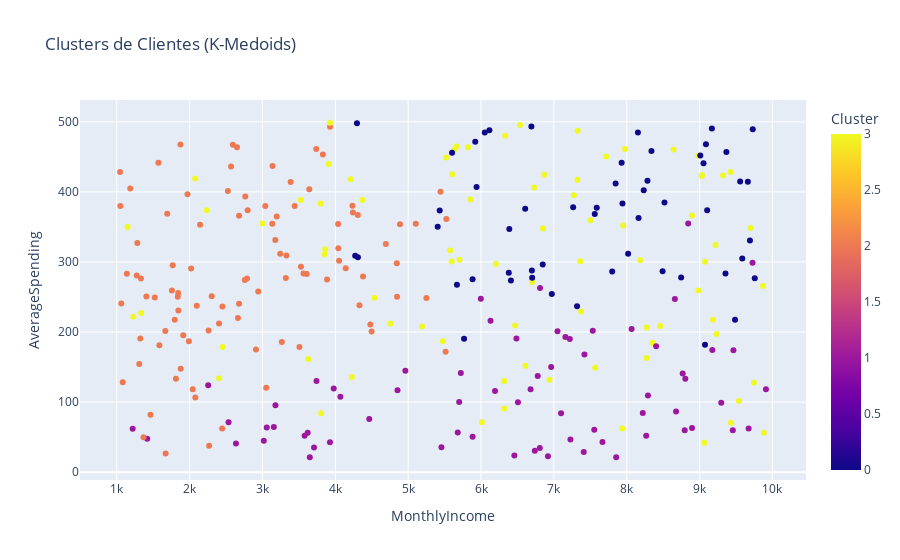

Here is the notebook cell this chart was saved with:
### Markdown cell above
## Clasificación de cultivos (KNN)

El modelo de clasificación basado en K-Nearest Neighbors (KNN) ha obtenido un excelente desempeño, alcanzando una precisión del 97% en el conjunto de prueba.

# Puntos clave de los resultados:

Precisión para Maize: 97% (la clase con más datos fue clasificada correctamente).
Recall para Wheat: 67% (se podría mejorar ajustando hiperparámetros).
F1-Score general: Alta efectividad, lo que refleja un balance entre precisión y recall.

# Interpretación:

La alta precisión sugiere que las características del suelo son efectivas para predecir el cultivo.
Las clases desbalanceadas, como "Rice", impactan ligeramente los resultados.

### Code cell
# Importar bibliotecas necesarias
from sklearn.preprocessing import StandardScaler
from sklearn_extra.cluster import KMedoids
from sklearn.metrics import silhouette_score
import plotly.express as px
import pandas as pd
import matplotlib.pyplot as plt
import seaborn as sns

# Cargar el dataset
customer_data = pd.read_csv('customer_data.csv')

# Exploración de datos
print(customer_data.describe())
sns.pairplot(customer_data)
plt.show()

# Preparación de datos
scaler = StandardScaler()
customer_data_scaled = scaler.fit_transform(customer_data)

# Determinación del número óptimo de clusters (Elbow method adaptado para K-Medoids)
inertia = []
for k in range(1, 10):
    kmedoids = KMedoids(n_clusters=k, random_state=42, method="pam")
    kmedoids.fit(customer_data_scaled)
    inertia.append(kmedoids.inertia_)

plt.plot(range(1, 10), inertia, marker='o')
plt.xlabel('Número de Clusters')
plt.ylabel('Inercia')
plt.title('Método del codo (K-Medoids)')
plt.show()

# Clustering con K-Medoids
kmedoids = KMedoids(n_clusters=4, random_state=42, method="pam")
customer_data['Cluster'] = kmedoids.fit_predict(customer_data_scaled)

# Visualización 2D
fig = px.scatter(customer_data, x='MonthlyIncome', y='AverageSpending', color='Cluster', title="Clusters de Clientes (K-Medoids)")
fig.show()

# Evaluación
print(f"Silhouette Score: {silhouette_score(customer_data_scaled, customer_data['Cluster'])}")

### Figure 1 — Plotly figure (JSON) as saved in the notebook; plotly's stock layout.template omitted (floating-point values rounded to 4 significant figures; data arrays with more than 128 entries replaced by an {"elided": "..."} marker saying what was removed)
{"data": [{"hovertemplate": "MonthlyIncome=%{x}<br>AverageSpending=%{y}<br>Cluster=%{marker.color}<extra></extra>", "legendgroup": "", "marker": {"color": {"elided": "300 int values"}, "coloraxis": "coloraxis", "symbol": "circle"}, "mode": "markers", "name": "", "orientation": "v", "showlegend": false, "type": "scatter", "x": {"elided": "300 float values"}, "xaxis": "x", "y": {"elided": "300 float values"}, "yaxis": "y"}], "layout": {"coloraxis": {"colorbar": {"title": {"text": "Cluster"}}, "colorscale": [[0, "#0d0887"], [0.1111, "#46039f"], [0.2222, "#7201a8"], [0.3333, "#9c179e"], [0.4444, "#bd3786"], [0.5556, "#d8576b"], [0.6667, "#ed7953"], [0.7778, "#fb9f3a"], [0.8889, "#fdca26"], [1, "#f0f921"]]}, "legend": {"tracegroupgap": 0}, "title": {"text": "Clusters de Clientes (K-Medoids)"}, "xaxis": {"anchor": "y", "domain": [0, 1], "title": {"text": "MonthlyIncome"}}, "yaxis": {"anchor": "x", "domain": [0, 1], "title": {"text": "AverageSpending"}}}}
